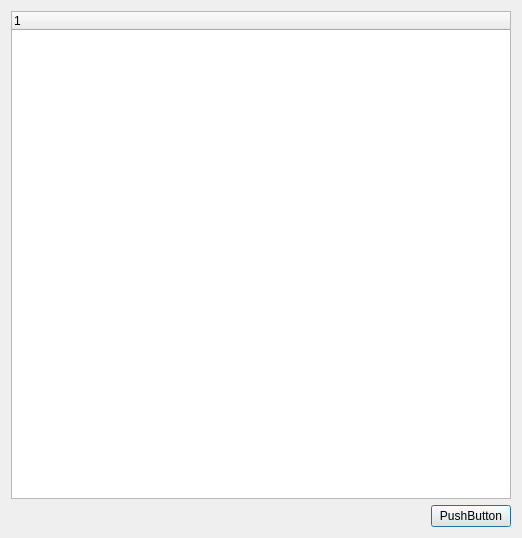
<?xml version="1.0" encoding="UTF-8"?>
<ui version="4.0">
 <class>DlgSelectCurve</class>
 <widget class="QDialog" name="DlgSelectCurve">
  <property name="geometry">
   <rect>
    <x>0</x>
    <y>0</y>
    <width>522</width>
    <height>538</height>
   </rect>
  </property>
  <property name="windowTitle">
   <string>Dialog</string>
  </property>
  <layout class="QVBoxLayout" name="verticalLayout">
   <item>
    <widget class="QTreeWidget" name="treeWidget">
     <column>
      <property name="text">
       <string notr="true">1</string>
      </property>
     </column>
    </widget>
   </item>
   <item>
    <layout class="QHBoxLayout" name="horizontalLayout" stretch="0,0">
     <item>
      <spacer name="horizontalSpacer">
       <property name="orientation">
        <enum>Qt::Horizontal</enum>
       </property>
       <property name="sizeHint" stdset="0">
        <size>
         <width>40</width>
         <height>20</height>
        </size>
       </property>
      </spacer>
     </item>
     <item>
      <widget class="QPushButton" name="btn_exit">
       <property name="text">
        <string>PushButton</string>
       </property>
      </widget>
     </item>
    </layout>
   </item>
  </layout>
 </widget>
 <resources/>
 <connections/>
</ui>
